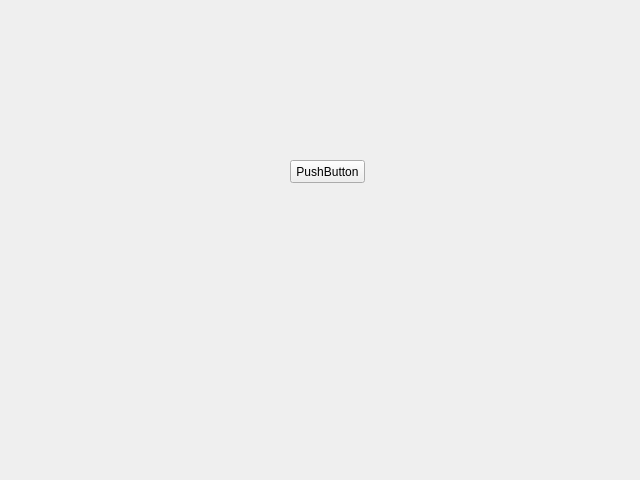
<?xml version="1.0" encoding="UTF-8"?>
<ui version="4.0">
 <class>AddWindow</class>
 <widget class="QWidget" name="AddWindow">
  <property name="geometry">
   <rect>
    <x>0</x>
    <y>0</y>
    <width>640</width>
    <height>480</height>
   </rect>
  </property>
  <property name="windowTitle">
   <string>Form</string>
  </property>
  <property name="autoFillBackground">
   <bool>true</bool>
  </property>
  <widget class="QPushButton" name="TestAddButton">
   <property name="geometry">
    <rect>
     <x>290</x>
     <y>160</y>
     <width>75</width>
     <height>23</height>
    </rect>
   </property>
   <property name="text">
    <string>PushButton</string>
   </property>
  </widget>
 </widget>
 <resources/>
 <connections/>
</ui>
